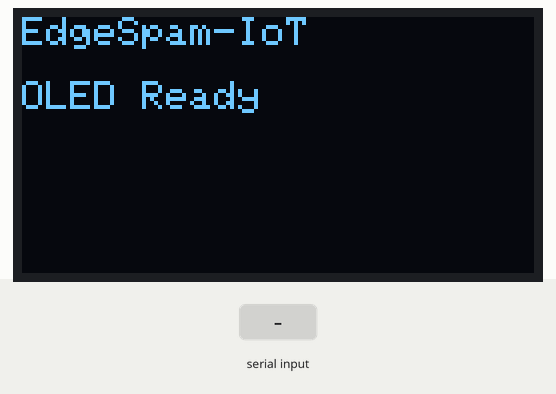
The sketch below on a simulated ESP32. Parts: 128×64 one-colour display. Inputs (shaded band) come from the test bench. What the sketch prints to the serial monitor is not drawn.

Above: at 4.2 s.
4.3 s: "_\n" received over Serial
At 4.7 s:
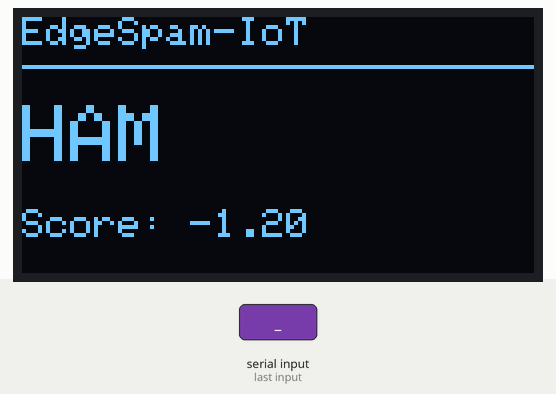
5.8 s: "1\n" received over Serial
Timing chart, 0 to 8.8 s (numbered marks = the images above; inputs shaded):
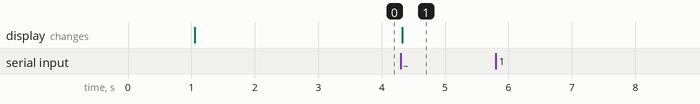

Measured:
- after the input at 4.3 s, the display: changes at once (image 1)
- after the input at 5.8 s, every drawn part: stays the same

The sketch:

EdgeSpam_Demo.ino
```cpp
#include "model_weights.h"
#include <math.h>
#include <Wire.h>
#include <Adafruit_GFX.h>
#include <Adafruit_SSD1306.h>

#define NUM_FEATURES 2048

// OLED
#define SCREEN_WIDTH 128
#define SCREEN_HEIGHT 64
#define OLED_RESET -1
#define OLED_ADDRESS 0x3C

Adafruit_SSD1306 display(
  SCREEN_WIDTH,
  SCREEN_HEIGHT,
  &Wire,
  OLED_RESET
);


// --------------------------------------------------
// MurmurHash3
// --------------------------------------------------
uint32_t murmurHash3(const char *data, int len) {

  const uint32_t c1 = 0xcc9e2d51;
  const uint32_t c2 = 0x1b873593;

  uint32_t h1 = 0;

  int roundedEnd = len & 0xfffffffc;

  for (int i = 0; i < roundedEnd; i += 4) {

    uint32_t k1 =
      ((uint32_t)data[i] & 0xff) |
      (((uint32_t)data[i + 1] & 0xff) << 8) |
      (((uint32_t)data[i + 2] & 0xff) << 16) |
      (((uint32_t)data[i + 3] & 0xff) << 24);

    k1 *= c1;
    k1 = (k1 << 15) | (k1 >> 17);
    k1 *= c2;

    h1 ^= k1;

    h1 = (h1 << 13) | (h1 >> 19);
    h1 = h1 * 5 + 0xe6546b64;
  }

  uint32_t k1 = 0;

  switch (len & 3) {

    case 3:
      k1 ^= ((uint32_t)data[roundedEnd + 2] & 0xff) << 16;

    case 2:
      k1 ^= ((uint32_t)data[roundedEnd + 1] & 0xff) << 8;

    case 1:
      k1 ^= ((uint32_t)data[roundedEnd] & 0xff);

      k1 *= c1;
      k1 = (k1 << 15) | (k1 >> 17);
      k1 *= c2;

      h1 ^= k1;
  }

  h1 ^= len;

  h1 ^= h1 >> 16;
  h1 *= 0x85ebca6b;
  h1 ^= h1 >> 13;
  h1 *= 0xc2b2ae35;
  h1 ^= h1 >> 16;

  return h1;
}


// --------------------------------------------------
// Create Features
// --------------------------------------------------
void createFeatures(String message, float features[]) {

  for (int i = 0; i < NUM_FEATURES; i++) {
    features[i] = 0.0f;
  }

  message.toLowerCase();

  char token[50];
  int tokenLength = 0;

  for (int i = 0; i <= message.length(); i++) {

    char c;

    if (i < message.length()) {
      c = message[i];
    } else {
      c = ' ';
    }

    bool valid =
      ((c >= 'a' && c <= 'z') ||
       (c >= '0' && c <= '9') ||
       c == '_');

    if (valid) {

      if (tokenLength < 49) {
        token[tokenLength++] = c;
      }

    } else {

      if (tokenLength >= 2) {

        token[tokenLength] = '\0';

        uint32_t hashValue =
          murmurHash3(token, tokenLength);

        int index =
          hashValue % NUM_FEATURES;

        features[index] += 1.0f;
      }

      tokenLength = 0;
    }
  }

  // L2 normalization
  float sumSquares = 0.0f;

  for (int i = 0; i < NUM_FEATURES; i++) {
    sumSquares += features[i] * features[i];
  }

  float norm = sqrt(sumSquares);

  if (norm > 0.0f) {

    for (int i = 0; i < NUM_FEATURES; i++) {
      features[i] /= norm;
    }
  }
}


// --------------------------------------------------
// ML Score
// --------------------------------------------------
float calculateScore(float features[]) {

  float score = MODEL_BIAS;

  for (int i = 0; i < NUM_FEATURES; i++) {

    if (features[i] != 0.0f) {
      score += MODEL_WEIGHTS[i] * features[i];
    }
  }

  return score;
}


// --------------------------------------------------
// OLED Display
// --------------------------------------------------
void showResult(String result, float score) {

  display.clearDisplay();

  display.setTextColor(SSD1306_WHITE);

  display.setTextSize(1);
  display.setCursor(0, 0);

  display.println("EdgeSpam-IoT");

  display.drawLine(
    0, 12,
    127, 12,
    SSD1306_WHITE
  );

  display.setTextSize(2);
  display.setCursor(0, 22);

  display.println(result);

  display.setTextSize(1);
  display.setCursor(0, 48);

  display.print("Score: ");
  display.println(score, 2);

  display.display();
}


// --------------------------------------------------
// Setup
// --------------------------------------------------
void setup() {

  Serial.begin(115200);

  delay(1000);

  // Start I2C
  Wire.begin(21, 22);

  // Start OLED
  if (!display.begin(
        SSD1306_SWITCHCAPVCC,
        OLED_ADDRESS
      )) {

    Serial.println("OLED not found!");

  } else {

    display.clearDisplay();

    display.setTextColor(SSD1306_WHITE);

    display.setTextSize(1);
    display.setCursor(0, 0);

    display.println("EdgeSpam-IoT");

    display.println();
    display.println("OLED Ready");

    display.display();

    delay(2000);
  }

  Serial.println();
  Serial.println("================================");
  Serial.println("       EdgeSpam-IoT");
  Serial.println("================================");
  Serial.println("Type an SMS and press Enter.");
  Serial.println();
}


// --------------------------------------------------
// Main Loop
// --------------------------------------------------
void loop() {

  if (Serial.available()) {

    String message =
      Serial.readStringUntil('\n');

    message.trim();

    if (message.length() == 0) {
      return;
    }

    static float features[NUM_FEATURES];

    createFeatures(message, features);

    float score =
      calculateScore(features);

    String result;

    if (score >= 0.0f) {

      result = "SPAM";

    } else {

      result = "HAM";
    }

    // Serial output
    Serial.println();
    Serial.println("--- RESULT ---");

    Serial.print("SMS: ");
    Serial.println(message);

    Serial.print("Score: ");
    Serial.println(score, 6);

    Serial.print("Classification: ");
    Serial.println(result);

    Serial.println("---------------");

    // OLED output
    showResult(result, score);
  }
}
```

Source omitted: model_weights.h (39233 bytes)
